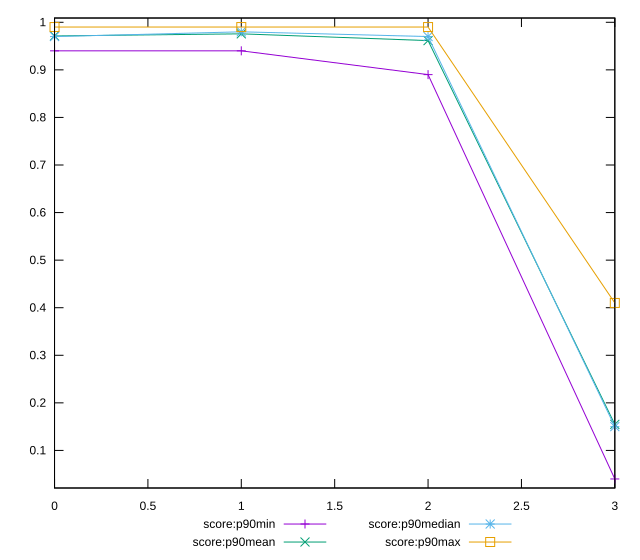

This figure's gnuplot source:
reset

$scoreP90Min <<EOF
0 0.94
1 0.94
2 0.89
3 0.04
EOF

$scoreP90Mean <<EOF
0 0.9712765957446801
1 0.9757446808510634
2 0.9615053763440854
3 0.1547872340425532
EOF

$scoreP90Median <<EOF
0 0.97
1 0.98
2 0.97
3 0.15
EOF

$scoreP90Max <<EOF
0 0.99
1 0.99
2 0.99
3 0.41
EOF

set key outside below
set xrange [0:3]
set yrange [0.021:1.009]
set trange [0.021:1.009]
set terminal svg size 640, 560 enhanced background rgb 'white'
set output "reports/report_00027_2021-02-24T12-40-31.850Z/first-meaningful-paint/progression/score.svg"

plot $scoreP90Min title "score:p90min" with linespoints, \
     $scoreP90Mean title "score:p90mean" with linespoints, \
     $scoreP90Median title "score:p90median" with linespoints, \
     $scoreP90Max title "score:p90max" with linespoints

reset
